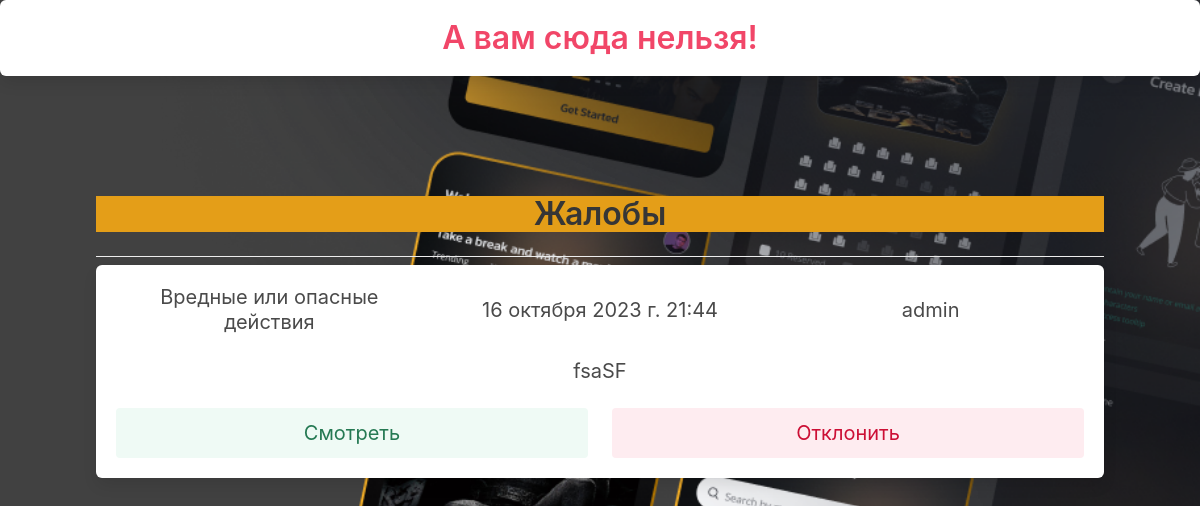
Before: /staff/admin/ with the older database file.
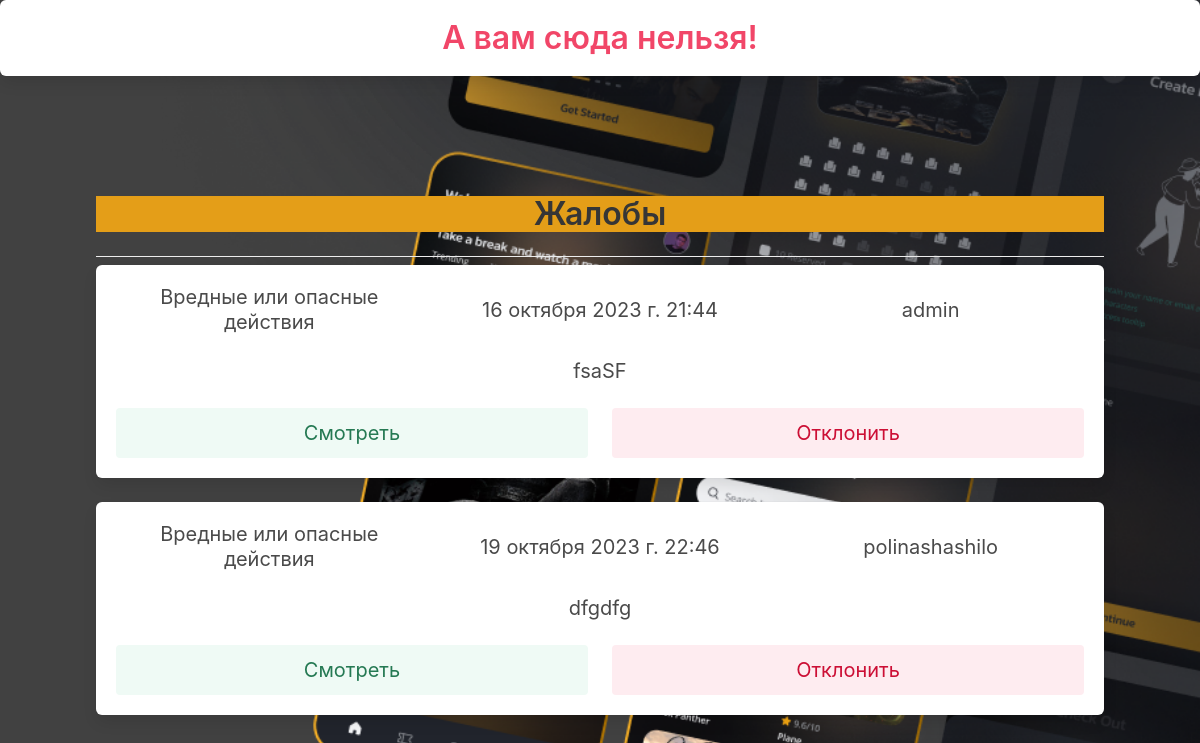
After: the same page with the newer database file.
### video_hosting/models.py (models this page shows, shortened)
class ComplaintAboutThePost(models.Model):
    user = models.ForeignKey(User, on_delete=models.CASCADE)
    self_video = models.ForeignKey(Video, null=True, on_delete=models.CASCADE)
    self_comment = models.ForeignKey(Comment, null=True, on_delete=models.CASCADE)
    self_comment_parent = models.ForeignKey(CommentParent, null=True, on_delete=models.CASCADE)
    date = models.DateTimeField(auto_now_add=True)
    violation = models.CharField(choices=VIOL_CHOICES, null=True, max_length=255)
    text_violation = models.TextField()

### staff/views.py (the view)
# urls.py: path('admin/', views.admin, name='admin'),
def admin(request):
    complaints = ComplaintAboutThePost.objects.all()
    pk = request.GET.get('pk')
    action = request.GET.get('action')
    if action == 'delete':
        ComplaintAboutThePost.objects.get(pk=pk).delete()
        return redirect('staff:admin')
    return render(request, 'admin.html', {'complaints': complaints})

### staff/templates/admin.html
{% extends 'admin_layout.html' %}
{% load static from static %}
{% block content %}
<div class="section">
    <div class="columns is-vcentered">
        <div class="column has-text-centered">
            <div class="title color-orange">
                Жалобы
            </div>
            <hr class="dropdown-divider">
            {% for complaint in complaints %}
            <div class="box">
                <div class="cart">
                    <div class="cart-content">
                        <div class="columns is-vcentered">
                            <div class="column">
                                <div class="subtitle">
                                    {{ complaint.violation }}
                                </div>
                            </div>
                            <div class="column">
                                <div class="subtitle">
                                    {{ complaint.date }}
                                </div>
                            </div>
                            <div class="column">
                                <div class="subtitle">
                                    {{ complaint.user }}
                                </div>
                            </div>
                        </div>
                        <div class="subtitle">
                            {{ complaint.text_violation }}
                        </div>
                        <div class="columns is-vcentered">
                            <div class="column has-text-centered">
                                <a href="{% url 'staff:complaint' complaint.pk %}"
                                   class="button is-light is-success is-fullwidth is-medium">
                                    Смотреть
                                </a>
                            </div>
                            <div class="column has-text-centered">
                                <a href="{% url 'staff:admin' %}?action=delete&pk={{complaint.pk}}"
                                   class="button is-danger is-light is-fullwidth is-medium">
                                    Отклонить
                                </a>
                            </div>
                        </div>
                    </div>
                </div>
            </div>
            {% endfor %}
        </div>
    </div>
</div>
{% endblock %}

Changed rows visible on the page:
added ComplaintAboutThePost: violation "Вредные или опасные действия", date "19 октября 2023 г. 22:46", user "polinashashilo", text_violation "dfgdfg"
